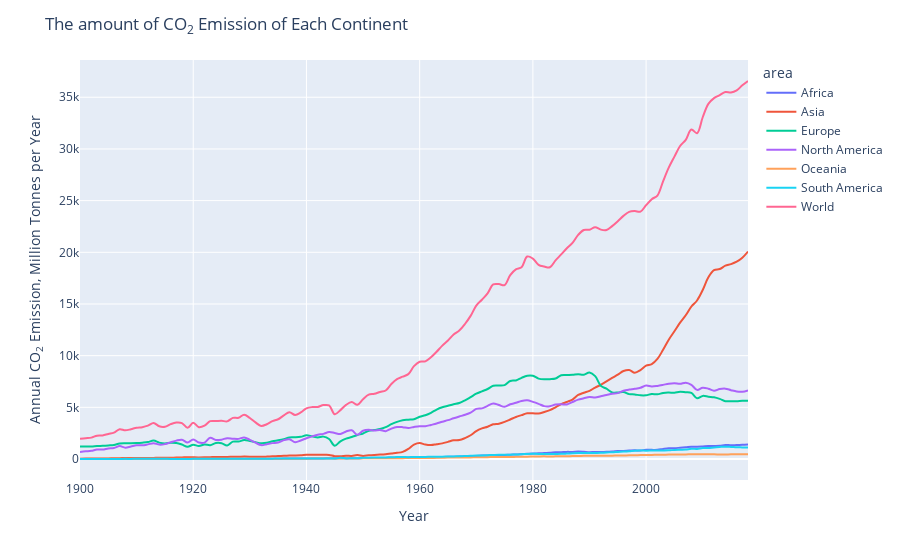

Write notebook code for a chart like this one.
### Code cell
from read_co2 import fig_co2_continent
fig = fig_co2_continent()
fig.show()
